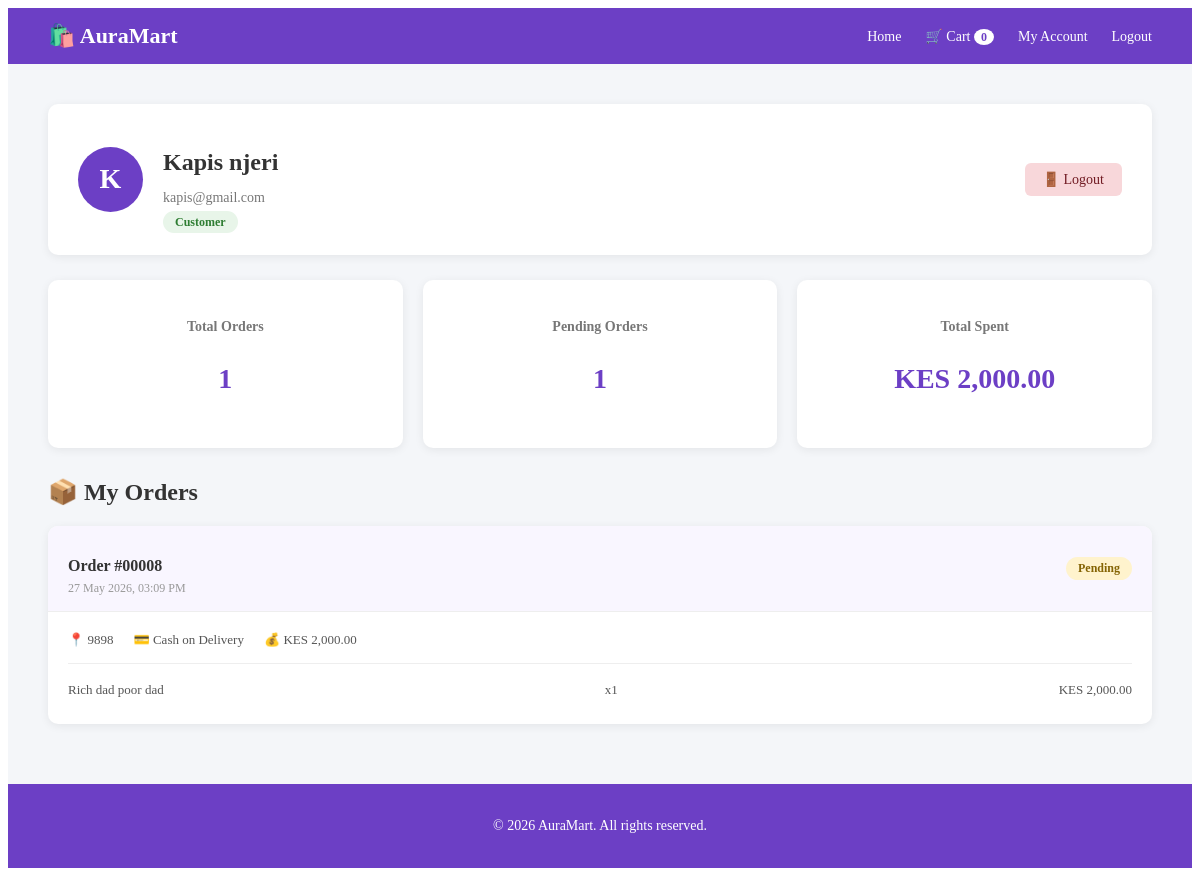
Page /Week4/dashboard.php (signed in) on the committed database.
### tables this page shows
CREATE TABLE `users` (
  `id` int(11) NOT NULL,
  `fullname` varchar(100) NOT NULL,
  `email` varchar(100) NOT NULL,
  `password` varchar(255) NOT NULL,
  `role` enum('admin','customer') DEFAULT 'customer',
  `created_at` timestamp NOT NULL DEFAULT current_timestamp()
);

CREATE TABLE `orders` (
  `id` int(11) NOT NULL,
  `user_id` int(11) DEFAULT NULL,
  `fullname` varchar(150) NOT NULL,
  `email` varchar(150) NOT NULL,
  `phone` varchar(20) NOT NULL,
  `address` text NOT NULL,
  `total` decimal(10,2) NOT NULL,
  `payment_method` varchar(50) DEFAULT 'Cash on Delivery',
  `status` enum('pending','processing','shipped','delivered','cancelled') DEFAULT 'pending',
  `created_at` timestamp NOT NULL DEFAULT current_timestamp()
);

CREATE TABLE `order_items` (
  `id` int(11) NOT NULL,
  `order_id` int(11) NOT NULL,
  `product_id` int(11) NOT NULL,
  `product_name` varchar(150) NOT NULL,
  `price` decimal(10,2) NOT NULL,
  `quantity` int(11) NOT NULL
);

### Week4/dashboard.php (the view, shortened to what this page needs)
<?php
include 'includes/db.php';
$user_id = $_SESSION['user_id'];
$user = mysqli_fetch_assoc(mysqli_query($conn, "SELECT * FROM users WHERE id=$user_id"));
$orders = mysqli_query($conn, "SELECT * FROM orders WHERE user_id=$user_id ORDER BY created_at DESC");
$total_orders    = mysqli_fetch_assoc(mysqli_query($conn, "SELECT COUNT(*) as total FROM orders WHERE user_id=$user_id"))['total'];
$total_spent     = mysqli_fetch_assoc(mysqli_query($conn, "SELECT SUM(total) as spent FROM orders WHERE user_id=$user_id AND status != 'cancelled'"))['spent'];
$total_spent     = $total_spent ? $total_spent : 0;
$pending_orders  = mysqli_fetch_assoc(mysqli_query($conn, "SELECT COUNT(*) as total FROM orders WHERE user_id=$user_id AND status='pending'"))['total'];
?>
<!DOCTYPE html>
<html lang="en">
<head>
    <link rel="stylesheet" href="css/style.css">
    <link rel="stylesheet" href="css/shop.css">
    <link rel="stylesheet" href="css/dashboard.css">
</head>
<body>
<nav class="navbar">
    <div class="nav-brand">🛍️ AuraMart</div>
    <div class="nav-links">
        <a href="index.php">Home</a>
        <a href="cart.php">🛒 Cart <span class="cart-count" id="cart-count">0</span></a>
        <a href="dashboard.php">My Account</a>
        <a href="logout.php">Logout</a>
    </div>
</nav>
<div class="dashboard-wrapper">
    <div class="profile-card">
        <div class="profile-avatar">
            <?php echo strtoupper(substr($user['fullname'], 0, 1)); ?>
        </div>
        <div class="profile-info">
            <h2><?php echo $user['fullname']; ?></h2>
            <p><?php echo $user['email']; ?></p>
            <span class="role-badge role-<?php echo $user['role']; ?>">
                <?php echo ucfirst($user['role']); ?>
            </span>
        </div>
        <a href="logout.php" class="logout-btn">🚪 Logout</a>
    </div>
    <div class="dash-stats">
        <div class="dash-stat-card">
            <h3>Total Orders</h3>
            <p class="stat-number"><?php echo $total_orders; ?></p>
        </div>
        <div class="dash-stat-card">
            <h3>Pending Orders</h3>
            <p class="stat-number"><?php echo $pending_orders; ?></p>
        </div>
        <div class="dash-stat-card">
            <h3>Total Spent</h3>
            <p class="stat-number">KES <?php echo number_format($total_spent, 2); ?></p>
        </div>
    </div>
    <div class="order-history">
        <h2>📦 My Orders</h2>
        <?php if(mysqli_num_rows($orders) > 0): ?>
            <?php while($order = mysqli_fetch_assoc($orders)): ?>
            <div class="order-card">
                <div class="order-card-header">
                    <div>
                        <h3>Order #<?php echo str_pad($order['id'], 5, '0', STR_PAD_LEFT); ?></h3>
                        <small><?php echo date('d M Y, h:i A', strtotime($order['created_at'])); ?></small>
                    </div>
                    <span class="status-badge status-<?php echo $order['status']; ?>">
                        <?php echo ucfirst($order['status']); ?>
                    </span>
                </div>
                <div class="order-card-body">
                    <div class="order-meta">
                        <span>📍 <?php echo $order['address']; ?></span>
                        <span>💳 <?php echo $order['payment_method']; ?></span>
                        <span>💰 KES <?php echo number_format($order['total'], 2); ?></span>
                    </div>
                    <?php
                    $items = mysqli_query($conn, "SELECT * FROM order_items WHERE order_id={$order['id']}");
                    ?>
                    <div class="order-items-list">
                        <?php while($item = mysqli_fetch_assoc($items)): ?>
                        <div class="order-item-row">
                            <span><?php echo $item['product_name']; ?></span>
                            <span>x<?php echo $item['quantity']; ?></span>
                            <span>KES <?php echo number_format($item['price'] * $item['quantity'], 2); ?></span>
                        </div>
                        <?php endwhile; ?>
                    </div>
                </div>
            </div>
            <?php endwhile; ?>
        <?php endif; ?>
    </div>
</div>
<footer class="footer">
    <p>&copy; <?php echo date('Y'); ?> AuraMart. All rights reserved.</p>
</footer>
</body>
</html>

### Week5/css/shop.css (style rules this page uses)
.navbar { display: flex; justify-content: space-between; align-items: center; background: #6c3fc5; padding: 15px 40px; position: sticky; top: 0; z-index: 100; }
.nav-brand { color: white; font-size: 22px; font-weight: bold; }
.nav-links a { color: white; text-decoration: none; margin-left: 20px; font-size: 14px; transition: opacity 0.3s; }
.cart-count { background: white; color: #6c3fc5; border-radius: 50%; padding: 1px 7px; font-size: 12px; font-weight: bold; }
.footer { text-align: center; padding: 20px; background: #6c3fc5; color: white; font-size: 14px; }

### Week5/css/dashboard.css (style rules this page uses)
.dashboard-wrapper { padding: 40px; background: #f4f6f9; min-height: 80vh; }
.profile-card { background: white; padding: 25px 30px; border-radius: 10px; box-shadow: 0 2px 10px rgba(0,0,0,0.07); display: flex; align-items: center; gap: 20px; margin-bottom: 25px; }
.profile-avatar { width: 65px; height: 65px; background: #6c3fc5; color: white; border-radius: 50%; display: flex; align-items: center; justify-content: center; font-size: 28px; font-weight: bold; }
.profile-info { flex: 1; }
.profile-info h2 { color: #333; margin-bottom: 4px; }
.profile-info p { color: #777; font-size: 14px; margin-bottom: 6px; }
.logout-btn { background: #f8d7da; color: #721c24; padding: 8px 18px; border-radius: 6px; text-decoration: none; font-size: 14px; transition: background 0.3s; }
.dash-stats { display: grid; grid-template-columns: repeat(auto-fit, minmax(180px, 1fr)); gap: 20px; margin-bottom: 30px; }
.dash-stat-card { background: white; padding: 25px; border-radius: 10px; box-shadow: 0 2px 10px rgba(0,0,0,0.07); text-align: center; }
.dash-stat-card h3 { font-size: 14px; color: #777; margin-bottom: 10px; }
.dash-stat-card .stat-number { font-size: 28px; font-weight: bold; color: #6c3fc5; }
.order-history h2 { color: #333; margin-bottom: 20px; }
.order-card { background: white; border-radius: 10px; box-shadow: 0 2px 10px rgba(0,0,0,0.07); margin-bottom: 20px; overflow: hidden; }
.order-card-header { display: flex; justify-content: space-between; align-items: center; padding: 15px 20px; background: #f9f6ff; border-bottom: 1px solid #eee; }
.order-card-header h3 { color: #333; margin-bottom: 3px; font-size: 16px; }
.order-card-header small { color: #999; font-size: 12px; }
.order-card-body { padding: 20px; }
.order-meta { display: flex; gap: 20px; flex-wrap: wrap; font-size: 13px; color: #555; margin-bottom: 15px; }
.order-items-list { border-top: 1px solid #eee; padding-top: 12px; }
.order-item-row { display: flex; justify-content: space-between; font-size: 13px; color: #555; padding: 6px 0; border-bottom: 1px dashed #eee; }
.order-item-row:last-child { border-bottom: none; }
.role-badge { padding: 4px 12px; border-radius: 12px; font-size: 12px; font-weight: bold; }
.role-customer { background: #e8f5e9; color: #2e7d32; }
.status-badge { padding: 4px 12px; border-radius: 12px; font-size: 12px; font-weight: bold; }
.status-pending { background: #fff3cd; color: #856404; }

### rows in the picture
users: fullname "K", fullname "Kapis njeri", email "kapis@gmail.com", role "Customer"
orders: id "00008", created_at "27 May 2026, 03:09 PM", status "Pending", address "9898", payment_method "Cash on Delivery", total "2,000.00"
order_items: product_name "Rich dad poor dad", quantity "1", $item['price'] * $item['quantity'] "2,000.00"

### other values in the picture
$total_orders "1"
$pending_orders "1"
$total_spent "2,000.00"
